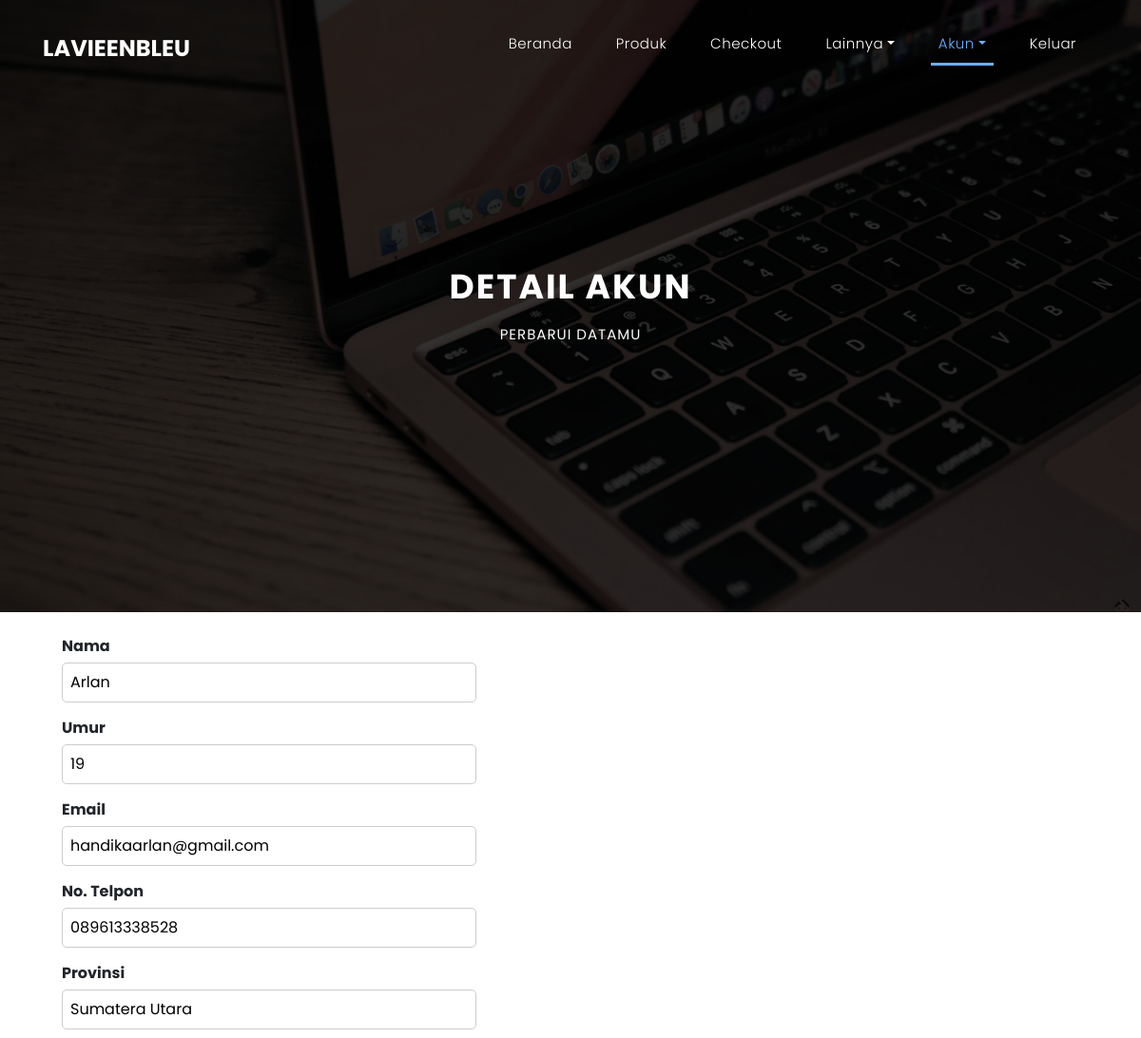
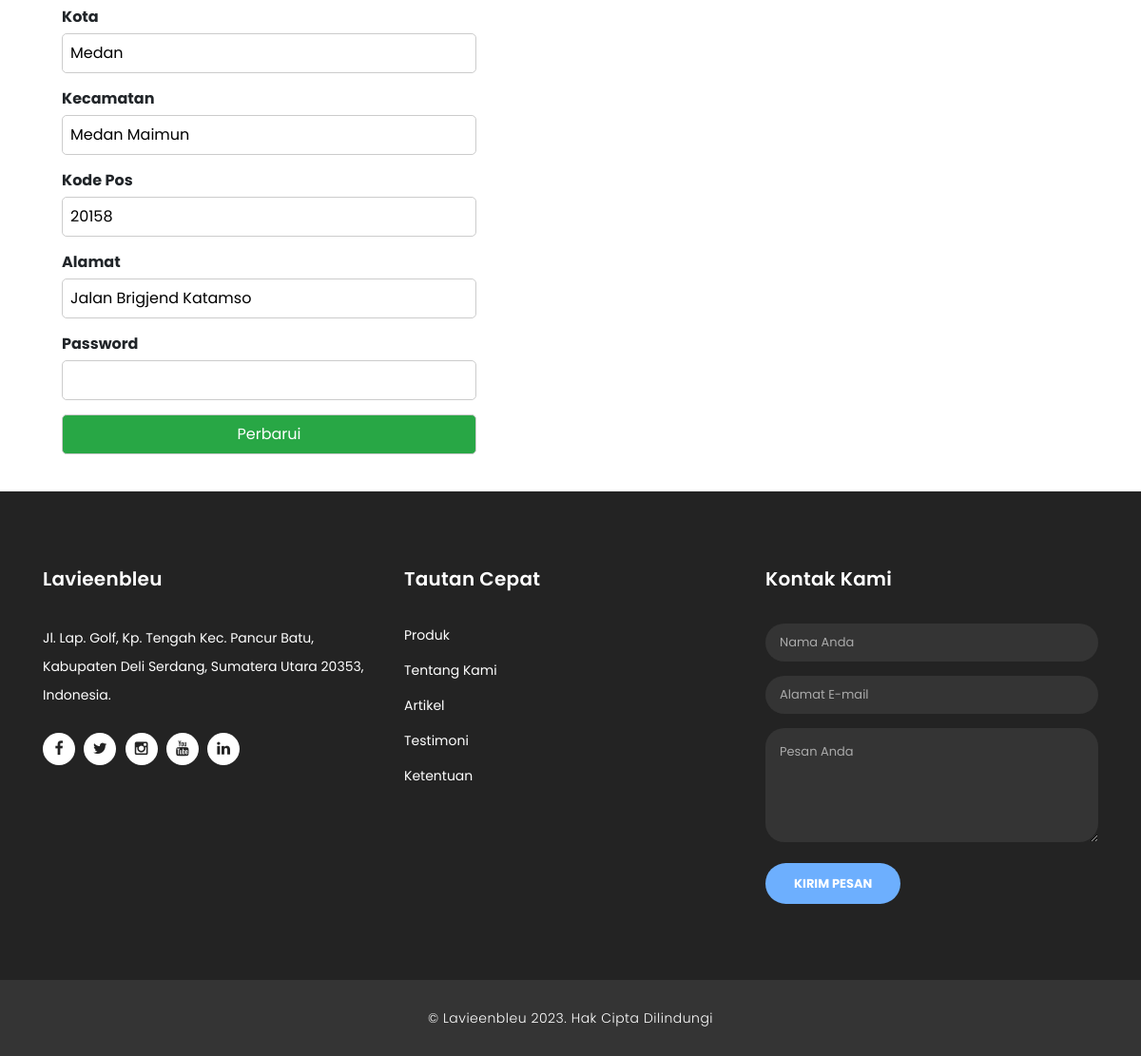
Screenshot of /account.php (signed in) with the database file from the repository (2 pictures, top to bottom).
### tables this page shows
CREATE TABLE `user` (
  `id_user` int(5) NOT NULL,
  `nama` varchar(40) NOT NULL,
  `provinsi` varchar(100) NOT NULL,
  `kota` varchar(100) NOT NULL,
  `kecamatan` varchar(100) NOT NULL,
  `kode_pos` int(10) NOT NULL,
  `alamat` text NOT NULL,
  `umur` int(11) NOT NULL,
  `no_telp` varchar(20) NOT NULL,
  `email` varchar(40) NOT NULL,
  `password` varchar(30) NOT NULL
);

### account.php (the view, shortened to what this page needs)
<?php
	require_once("config/koneksi.php");
?>
<!DOCTYPE html>
<html lang="id">
  <head>
    <link href="vendor/bootstrap/css/bootstrap.min.css" rel="stylesheet">
    <link rel="stylesheet" href="assets/css/fontawesome.css">
    <link rel="stylesheet" href="assets/css/style.css">
    <link rel="stylesheet" href="assets/css/owl.css">
  </head>
  <body>
    <header class="">
      <nav class="navbar navbar-expand-lg">
        <div class="container">
          <a class="navbar-brand" href="index.php"><h2>Lavieenbleu</h2></a>
          <div class="collapse navbar-collapse" id="navbarResponsive">
            <ul class="navbar-nav ml-auto">
              <li class="nav-item">
                <a class="nav-link" href="index.php">Beranda
                </a>
              </li>
              <li class="nav-item">
                <a class="nav-link" href="products.php">Produk</a>
              </li>
              <li class="nav-item">
                <a class="nav-link" href="checkout.php">Checkout</a>
              </li>
              <li class="nav-item dropdown">
                <a class="dropdown-toggle nav-link" data-toggle="dropdown" href="#" role="button" aria-haspopup="true" aria-expanded="false">Lainnya</a>
              </li>
              <?php
              if(isset($_SESSION['valid'])) { ?>
              <li class="nav-item dropdown active">
                <a class="dropdown-toggle nav-link" data-toggle="dropdown" href="#" role="button" aria-haspopup="true" aria-expanded="false">Akun</a>
              </li>
              <li class="nav-item">
                  <a class="nav-link" href="logout.php">Keluar</a>
              <?php } ?>
            </ul>
          </div>
        </div>
      </nav>
    </header>
    <div class="page-heading header-text">
      <div class="container">
        <div class="row">
          <div class="col-md-12">
            <h1>DETAIL AKUN</h1>
            <span>PERBARUI DATAMU</span>
          </div>
        </div>
      </div>
    </div>
    <?php
    if(isset($_POST['submit'])){
      $nama = $_POST['nama'];
      $email = $_POST['email'];
      $umur = $_POST['umur'];
      $no_telp = $_POST['no_telp'];
      $provinsi = $_POST['provinsi'];
      $kota = $_POST['kota'];
      $kecamatan = $_POST['kecamatan'];
      $kode_pos = $_POST['kode_pos'];
      $alamat = $_POST['alamat'];
      $password = $_POST['password'];
      $id = $_SESSION['valid'];
      if($password!="") {
        $edit_query = mysqli_query($koneksi, "UPDATE user SET password='$password' WHERE email='".$id."' ") or die("error occurred");
      }
      $edit_query = mysqli_query($koneksi,"UPDATE user SET nama='$nama', email='$email', umur='$umur', no_telp='$no_telp', provinsi='$provinsi', kota='$kota', kecamatan='$kecamatan', kode_pos='$kode_pos', alamat='$alamat' WHERE email='".$id."' ") or die("error occurred");
      if($edit_query){
        echo "<script>alert('Data Akun Berhasil Diperbarui'); window.location.href='account.php';</script>";
      }
      } else {
          $id = $_SESSION['valid'];
          $query = mysqli_query($koneksi,"SELECT*FROM user WHERE email='".$id."' ");
          while($result = mysqli_fetch_assoc($query)){
            $res_Nama = $result['nama'];
            $res_Email = $result['email'];
            $res_Umur = $result['umur'];
            $res_Notelp = $result['no_telp'];
            $res_Provinsi = $result['provinsi'];
            $res_Kota = $result['kota'];
            $res_Kecamatan = $result['kecamatan'];
            $res_Kodepos = $result['kode_pos'];
            $res_Alamat = $result['alamat'];
          } ?>
          <br>
          <div class="container">
            <form action="" method="post">
              <div class="field input">
                <label for="nama">Nama</label>
                <input type="text" name="nama" id="nama" value="<?php echo $res_Nama; ?>" autocomplete="off" required>
              </div>
              <div class="field input">
                <label for="umur">Umur</label>
                <input type="number" name="umur" id="umur" value="<?php echo $res_Umur; ?>" autocomplete="off" required>
              </div>
              <div class="field input">
                <label for="email">Email</label>
                <input type="email" name="email" id="email" value="<?php echo $res_Email; ?>" autocomplete="off" required>
              </div>
              <div class="field input">
                <label for="no_telp">No. Telpon</label>
                <input type="number" name="no_telp" id="no_telp" value="<?php echo $res_Notelp; ?>" autocomplete="off" required>
              </div>
              <div class="field input">
                <label for="provinsi">Provinsi</label>
                <input type="text" name="provinsi" id="provinsi" value="<?php echo $res_Provinsi; ?>" autocomplete="off" required>
              </div>
              <div class="field input">
                <label for="kota">Kota</label>
                <input type="text" name="kota" id="kota" value="<?php echo $res_Kota; ?>" autocomplete="off" required>
              </div>
              <div class="field input">
                <label for="kecamatan">Kecamatan</label>
                <input type="text" name="kecamatan" id="kecamatan" value="<?php echo $res_Kecamatan; ?>" autocomplete="off" required>
              </div>
              <div class="field input">
                <label for="kode_pos">Kode Pos</label>
                <input type="number" name="kode_pos" id="kode_pos" value="<?php echo $res_Kodepos; ?>" autocomplete="off" required>
              </div>
              <div class="field input">
                <label for="alamat">Alamat</label>
                <input type="text" name="alamat" id="alamat" value="<?php echo $res_Alamat; ?>" autocomplete="off" required>
              </div>
              <div class="field input">
                <label for="password">Password</label>
                <input type="password" name="password" id="password" autocomplete="off">
              </div>
              <div class="field input">
                <div class="field">
                    <input type="submit" class="btn btn-success" name="submit" value="Perbarui" required>
                </div>
              </div>
            </form>
          </div>
      <?php } ?>
      <br>
    <footer>
      <div class="container">
        <div class="row">
          <div class="col-md-4 footer-item">
            <h4>Lavieenbleu</h4>
            <p>Jl. Lap. Golf, Kp. Tengah
              Kec. Pancur Batu, Kabupaten Deli Serdang,
              Sumatera Utara 20353, Indonesia.</p>
            <ul class="social-icons">
              <li><a href="https://facebook.com" target="_blank"><i class="fa fa-facebook"></i></a></li>
              <li><a href="https://www.x.com" target="_blank"><i class="fa fa-twitter"></i></a></li>
              <li><a href="https://instagram.com" target="_blank"><i class="fa fa-instagram"></i></a></li>
              <li><a href="https://youtube.com" target="_blank"><i class="fa fa-youtube"></i></a></li>
              <li><a href="https://linkedin.com" target="_blank"><i class="fa fa-linkedin"></i></a></li>
            </ul>
          </div>
          <div class="col-md-4 footer-item">
            <h4>Tautan Cepat</h4>
            <ul class="menu-list">
              <li><a href="products.php">Produk</a></li>
              <li><a href="about.php">Tentang Kami</a></li>
              <li><a href="blog.php">Artikel</a></li>
              <li><a href="testimonials.php">Testimoni</a></li>
              <li><a href="terms.php">Ketentuan</a></li>
            </ul>
          </div>
          <div class="col-md-4 footer-item last-item">
          <h4>Kontak Kami</h4>
            <div class="contact-form">
              <form id="contact footer-contact" action="" method="post">
                <div class="row">
                  <div class="col-lg-12 col-md-12 col-sm-12">
                    <fieldset>
                      <input name="nama" type="text" class="form-control" id="nama" placeholder="Nama Anda">
                    </fieldset>
                  </div>
                  <div class="col-lg-12 col-md-12 col-sm-12">
                    <fieldset>
                      <input name="email" type="text" class="form-control" id="email" pattern="[^ @]*@[^ @]*" placeholder="Alamat E-mail" required="">
                    </fieldset>
                  </div>
                  <div class="col-lg-12">
                    <fieldset>
                      <textarea name="pesan" rows="6" class="form-control" id="pesan" placeholder="Pesan Anda" required=""></textarea>
                    </fieldset>
                  </div>
                  <div class="col-lg-12">
                    <fieldset>
                      <button type="submit" name="submit_kontak" id="submit_kontak" class="filled-button">Kirim Pesan</button>
                    </fieldset>
                  </div>
                </div>
              </form>
            </div>
          </div>
        </div>
      </div>
    </footer>
    <div class="sub-footer">
      <div class="container">
        <div class="row">
          <div class="col-md-12">
            <p>
                © Lavieenbleu 2023. Hak Cipta Dilindungi
            </p>
          </div>
        </div>
      </div>
    </div>
  </body>
</html>

### rows the page displays
user: nama "Arlan", umur "19", email "handikaarlan@gmail.com", no_telp "089613338528", provinsi "Sumatera Utara", kota "Medan", kecamatan "Medan Maimun", kode_pos "20158", alamat "Jalan Brigjend Katamso"
